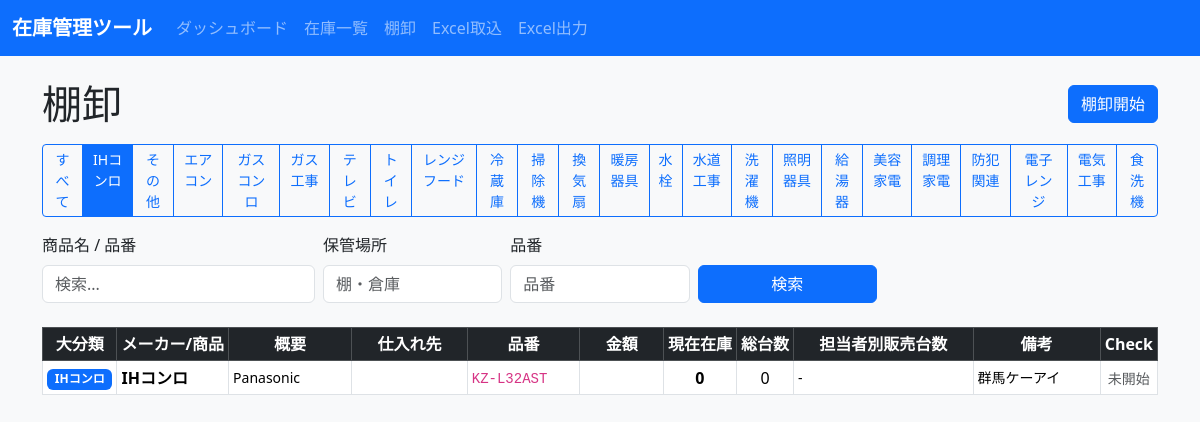
The app's page /stocktaking?big_category=IHコンロ&q=&sku=&location= with its own data.
### tables this page shows
CREATE TABLE products (
            id INTEGER PRIMARY KEY AUTOINCREMENT,
            source_sheet TEXT,
            source_row INTEGER,
            big_category TEXT,
            maker_or_product TEXT,
            overview TEXT,
            sku TEXT NOT NULL,
            stock_status TEXT,
            display_flag TEXT,
            available_stock INTEGER NOT NULL DEFAULT 0,
            total_stock INTEGER NOT NULL DEFAULT 0,
            reorder_point INTEGER NOT NULL DEFAULT 0,
            staff_stock_json TEXT,
            notes TEXT,
            imported_at TEXT,
            current_stock INTEGER NOT NULL DEFAULT 0,
            name TEXT NOT NULL,
            category TEXT,
            location TEXT,
            last_in_date TEXT,
            last_out_date TEXT,
            created_at TEXT NOT NULL,
            updated_at TEXT NOT NULL
        , supplier TEXT, amount TEXT);

### inventory_app/app.py (the view)
@app.route("/stocktaking")
def stocktaking():
    params = parse_search_args()
    sql, values = build_product_query(params)
    conn = get_db_connection()
    products = conn.execute(sql, values).fetchall()
    big_categories_result = conn.execute(
        "SELECT DISTINCT big_category FROM products WHERE big_category IS NOT NULL AND big_category != '' ORDER BY big_category"
    ).fetchall()
    big_categories = [row[0] for row in big_categories_result]
    conn.close()
    return render_template(
        "stocktaking.html",
        products=products,
        params=params,
        big_categories=big_categories,
        is_started=session.get("stocktaking_started", False),
        checked_product_ids=set(session.get("stocktaking_checked_ids", [])),
    )

### inventory_app/app.py (called while the page is built)
def get_db_connection():
    conn = sqlite3.connect(DB_PATH)
    conn.row_factory = sqlite3.Row
    return conn

def format_staff_stock_display(staff_stock_json):
    if not staff_stock_json:
        return "-"
    try:
        data = json.loads(staff_stock_json)
        non_zero = {k: v for k, v in data.items() if v != 0}
        if not non_zero:
            return "-"
        return Markup("<br>".join([f"{escape(k)}: {escape(v)}" for k, v in non_zero.items()]))
    except Exception:
        return "-"

def parse_search_args():
    return {
        "q": request.args.get("q", "", type=str).strip(),
        "sku": request.args.get("sku", "", type=str).strip(),
        "big_category": request.args.get("big_category", "", type=str).strip(),
        "location": request.args.get("location", "", type=str).strip(),
    }

def build_product_query(params):
    sql = "SELECT * FROM products WHERE 1=1"
    values = []
    if params["q"]:
        sql += " AND (name LIKE ? OR sku LIKE ? OR big_category LIKE ? OR maker_or_product LIKE ? OR overview LIKE ? OR notes LIKE ? OR source_sheet LIKE ? OR category LIKE ? OR location LIKE ? OR staff_stock_json LIKE ? )"
        term = f"%{params['q']}%"
        values.extend([term] * 10)
    if params["sku"]:
        sql += " AND sku LIKE ?"
        values.append(f"%{params['sku']}%")
    if params["big_category"]:
        sql += " AND big_category = ?"
        values.append(params["big_category"])
    if params["location"]:
        sql += " AND location LIKE ?"
        values.append(f"%{params['location']}%")
    sql += " ORDER BY name ASC"
    return sql, values

### inventory_app/templates/stocktaking.html (shortened to what this page needs)
{% extends 'base.html' %}
{% block content %}
  <div class="d-flex justify-content-between align-items-center mb-3">
    <h1 class="mb-0">棚卸</h1>
    {% if is_started %}
      <div class="d-flex align-items-center gap-2">
        <span class="badge bg-success">棚卸中</span>
        <form method="post" action="{{ url_for('stocktaking_end', q=params.q, sku=params.sku, big_category=params.big_category, location=params.location) }}">
          <button type="submit" class="btn btn-outline-secondary">棚卸終了</button>
        </form>
      </div>
    {% else %}
      <form method="post" action="{{ url_for('stocktaking_start', q=params.q, sku=params.sku, big_category=params.big_category, location=params.location) }}">
        <button type="submit" class="btn btn-primary">棚卸開始</button>
      </form>
    {% endif %}
  </div>
  <div class="mb-3">
    <div class="btn-group" role="group">
      <a href="{{ url_for('stocktaking') }}" class="btn btn-sm {% if not params.big_category %}btn-primary{% else %}btn-outline-primary{% endif %}">すべて</a>
      {% for category in big_categories %}
        <a href="{{ url_for('stocktaking', big_category=category, q=params.q, sku=params.sku, location=params.location) }}" class="btn btn-sm {% if params.big_category == category %}btn-primary{% else %}btn-outline-primary{% endif %}">{{ category }}</a>
      {% endfor %}
    </div>
  </div>
  <form method="get" class="row gy-2 gx-2 align-items-end mb-4">
    <div class="col-md-3">
      <label class="form-label">商品名 / 品番</label>
      <input type="text" name="q" value="{{ params.q }}" class="form-control" placeholder="検索...">
    </div>
    <div class="col-md-2">
      <label class="form-label">保管場所</label>
      <input type="text" name="location" value="{{ params.location }}" class="form-control" placeholder="棚・倉庫">
    </div>
    <div class="col-md-2">
      <label class="form-label">品番</label>
      <input type="text" name="sku" value="{{ params.sku }}" class="form-control" placeholder="品番">
    </div>
    <div class="col-md-2">
      <button type="submit" class="btn btn-primary w-100">検索</button>
    </div>
  </form>
  <div class="table-responsive">
    <table class="table table-bordered table-hover align-middle table-sm stock-table">
      <thead class="table-dark sticky-top">
        <tr>
          <th class="text-center">大分類</th>
          <th>メーカー/商品</th>
          <th class="stock-table-overview">概要</th>
          <th class="stock-table-supplier">仕入れ先</th>
          <th class="stock-table-sku">品番</th>
          <th class="text-center stock-table-amount">金額</th>
          <th class="text-center">現在在庫</th>
          <th class="text-center">総台数</th>
          <th class="stock-table-staff">担当者別販売台数</th>
          <th class="stock-table-notes">備考</th>
          <th class="text-center">Check</th>
        </tr>
      </thead>
      <tbody>
        {% for product in products %}
          <tr id="product-{{ product.id }}" class="{% if product.id in checked_product_ids %}table-success{% endif %}">
            <td class="text-center"><span class="badge bg-primary">{{ product.big_category }}</span></td>
            <td><strong>{{ product.maker_or_product }}</strong></td>
            <td class="stock-table-overview"><small>{{ product.overview }}</small></td>
            <td class="stock-table-supplier"><small>{{ product.supplier }}</small></td>
            <td class="stock-table-sku"><code>{{ product.sku }}</code></td>
            <td class="text-center stock-table-amount"><small>{{ product.amount }}</small></td>
            <td class="text-center"><strong>{{ product.current_stock }}</strong></td>
            <td class="text-center">{{ product.total_stock }}</td>
            <td class="stock-table-staff"><small>{{ product.staff_stock_json | format_staff_stock }}</small></td>
            <td class="stock-table-notes"><small>{{ product.notes }}</small></td>
            <td class="text-center">
              {% if is_started %}
                <div class="stocktaking-actions">
                  <form method="post" action="{{ url_for('stocktaking_check', product_id=product.id, q=params.q, sku=params.sku, big_category=params.big_category, location=params.location) }}">
                    <button type="submit" class="btn btn-sm {% if product.id in checked_product_ids %}btn-success{% else %}btn-outline-success{% endif %} stocktaking-action-btn" title="確認">✓</button>
                  </form>
                  <a href="{{ url_for('stocktaking_edit', product_id=product.id) }}" class="btn btn-sm btn-outline-warning stocktaking-action-btn" title="修正">修正</a>
                </div>
                {% if product.id in checked_product_ids %}
                  <span class="badge bg-success mt-1">確認済</span>
                {% endif %}
              {% else %}
                <span class="text-muted small">未開始</span>
              {% endif %}
            </td>
          </tr>
        {% else %}
          <tr>
            <td colspan="11" class="text-center text-muted py-4">
              <i class="bi bi-inbox"></i> 該当する商品が見つかりません。
            </td>
          </tr>
        {% endfor %}
      </tbody>
    </table>
  </div>
{% endblock %}

### inventory_app/static/style.css (style rules this page uses)
body { background-color: #f8f9fa; }
.table th, .table td { vertical-align: middle; }
.stock-table-overview { max-width: 8rem; width: 8rem; }
td.stock-table-overview small { display: block; max-height: 2.5rem; overflow: hidden; }
.stock-table-supplier { max-width: 7.5rem; width: 7.5rem; }
.stock-table-sku { max-width: 7.5rem; width: 7.5rem; }
.stock-table-amount { max-width: 5.5rem; width: 5.5rem; }
.stock-table-supplier small, .stock-table-sku code, .stock-table-amount small { overflow-wrap: anywhere; }
.stock-table-staff { max-width: 11.5rem; width: 11.5rem; }
td.stock-table-staff small { display: block; overflow-wrap: anywhere; line-height: 1.25; }
.stock-table-notes { max-width: 8.5rem; width: 8.5rem; }
td.stock-table-notes small { display: block; max-height: 2.5rem; overflow: hidden; }
.stock-table thead th { text-align: center; white-space: nowrap; }

### records on screen
products: big_category "IHコンロ", maker_or_product "IHコンロ", overview "Panasonic", sku "KZ-L32AST", current_stock "0", total_stock "0", staff_stock_json "-", notes "群馬ケーアイ"

### other values on screen
{{ category }} "IHコンロ" "その他" "エアコン" "ガスコンロ" "ガス工事" "テレビ" "トイレ" "レンジフード" "冷蔵庫" "掃除機" "換気扇" "暖房器具" "水栓" "水道工事" "洗濯機" "照明器具" "給湯器" "美容家電" "調理家電" "防犯関連" "電子レンジ" "電気工事" "食洗機"
